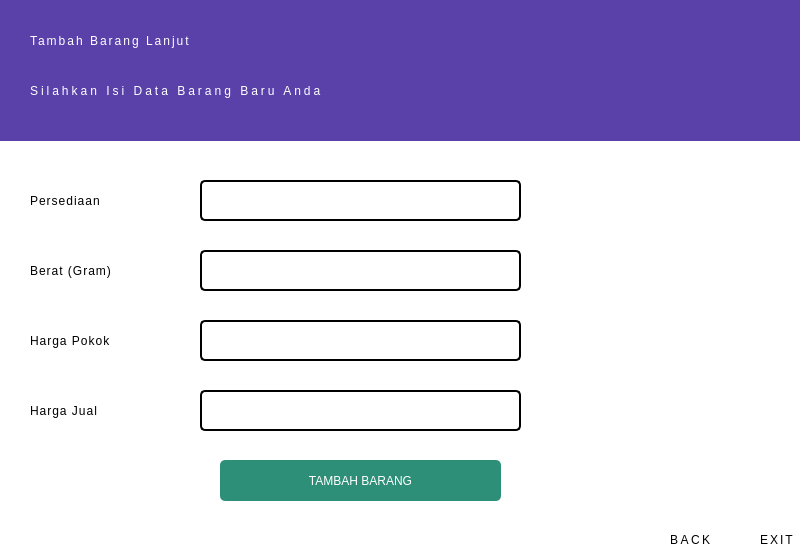
<?xml version="1.0" encoding="UTF-8"?>
<ui version="4.0">
 <class>Dialog</class>
 <widget class="QDialog" name="Dialog">
  <property name="geometry">
   <rect>
    <x>0</x>
    <y>0</y>
    <width>800</width>
    <height>550</height>
   </rect>
  </property>
  <property name="windowTitle">
   <string>Dialog</string>
  </property>
  <widget class="QWidget" name="widget" native="true">
   <property name="geometry">
    <rect>
     <x>-10</x>
     <y>0</y>
     <width>811</width>
     <height>550</height>
    </rect>
   </property>
   <property name="styleSheet">
    <string notr="true">background-color:white;
</string>
   </property>
   <widget class="QLabel" name="lbl_Exit">
    <property name="geometry">
     <rect>
      <x>770</x>
      <y>490</y>
      <width>31</width>
      <height>31</height>
     </rect>
    </property>
    <property name="text">
     <string/>
    </property>
    <property name="pixmap">
     <pixmap>../../../../../../Resource Grapich/Resources-Icon/illustration-business-concept/logout.png</pixmap>
    </property>
    <property name="scaledContents">
     <bool>true</bool>
    </property>
   </widget>
   <widget class="QLabel" name="lbl_Back">
    <property name="geometry">
     <rect>
      <x>690</x>
      <y>490</y>
      <width>31</width>
      <height>31</height>
     </rect>
    </property>
    <property name="text">
     <string/>
    </property>
    <property name="pixmap">
     <pixmap>../icon/previous.png</pixmap>
    </property>
    <property name="scaledContents">
     <bool>true</bool>
    </property>
   </widget>
   <widget class="QLabel" name="label_2">
    <property name="geometry">
     <rect>
      <x>40</x>
      <y>190</y>
      <width>111</width>
      <height>21</height>
     </rect>
    </property>
    <property name="styleSheet">
     <string notr="true">font: 25 12pt &quot;Noto Looped Lao Light&quot;;
letter-spacing:1px;</string>
    </property>
    <property name="text">
     <string>Persediaan</string>
    </property>
   </widget>
   <widget class="QPushButton" name="btn_tambah">
    <property name="geometry">
     <rect>
      <x>230</x>
      <y>460</y>
      <width>281</width>
      <height>41</height>
     </rect>
    </property>
    <property name="styleSheet">
     <string notr="true">border:none;
background-color:#2D8F77;
color:white;
border-radius :5px;</string>
    </property>
    <property name="text">
     <string>TAMBAH BARANG</string>
    </property>
   </widget>
   <widget class="QLineEdit" name="le_persediaan">
    <property name="geometry">
     <rect>
      <x>210</x>
      <y>180</y>
      <width>321</width>
      <height>41</height>
     </rect>
    </property>
    <property name="styleSheet">
     <string notr="true">border :2px solid black;
border-radius:5px;</string>
    </property>
   </widget>
   <widget class="QLabel" name="label_4">
    <property name="geometry">
     <rect>
      <x>40</x>
      <y>260</y>
      <width>111</width>
      <height>21</height>
     </rect>
    </property>
    <property name="styleSheet">
     <string notr="true">font: 25 12pt &quot;Noto Looped Lao Light&quot;;
letter-spacing:1px;</string>
    </property>
    <property name="text">
     <string>Berat (Gram)</string>
    </property>
   </widget>
   <widget class="QLineEdit" name="le_berat">
    <property name="geometry">
     <rect>
      <x>210</x>
      <y>250</y>
      <width>321</width>
      <height>41</height>
     </rect>
    </property>
    <property name="styleSheet">
     <string notr="true">border :2px solid black;
border-radius:5px;</string>
    </property>
   </widget>
   <widget class="QLabel" name="label_5">
    <property name="geometry">
     <rect>
      <x>40</x>
      <y>330</y>
      <width>141</width>
      <height>21</height>
     </rect>
    </property>
    <property name="styleSheet">
     <string notr="true">font: 25 12pt &quot;Noto Looped Lao Light&quot;;
letter-spacing:1px;</string>
    </property>
    <property name="text">
     <string>Harga Pokok</string>
    </property>
   </widget>
   <widget class="QLineEdit" name="le_hargaPokok">
    <property name="geometry">
     <rect>
      <x>210</x>
      <y>320</y>
      <width>321</width>
      <height>41</height>
     </rect>
    </property>
    <property name="styleSheet">
     <string notr="true">border :2px solid black;
border-radius:5px;</string>
    </property>
   </widget>
   <widget class="QLabel" name="label_6">
    <property name="geometry">
     <rect>
      <x>40</x>
      <y>430</y>
      <width>141</width>
      <height>21</height>
     </rect>
    </property>
    <property name="styleSheet">
     <string notr="true">font: 25 12pt &quot;Noto Looped Lao Light&quot;;
letter-spacing:1px;</string>
    </property>
    <property name="text">
     <string/>
    </property>
   </widget>
   <widget class="QLabel" name="lTitle_2">
    <property name="geometry">
     <rect>
      <x>680</x>
      <y>530</y>
      <width>61</width>
      <height>20</height>
     </rect>
    </property>
    <property name="styleSheet">
     <string notr="true">font: 57 10pt &quot;Noto Looped Lao Medium&quot;;

letter-spacing :2.5px;</string>
    </property>
    <property name="text">
     <string>BACK</string>
    </property>
   </widget>
   <widget class="QLabel" name="lTitle_4">
    <property name="geometry">
     <rect>
      <x>770</x>
      <y>530</y>
      <width>41</width>
      <height>20</height>
     </rect>
    </property>
    <property name="styleSheet">
     <string notr="true">font: 57 10pt &quot;Noto Looped Lao Medium&quot;;

letter-spacing :2px;</string>
    </property>
    <property name="text">
     <string>EXIT</string>
    </property>
   </widget>
   <widget class="QWidget" name="widget_2" native="true">
    <property name="geometry">
     <rect>
      <x>0</x>
      <y>0</y>
      <width>811</width>
      <height>141</height>
     </rect>
    </property>
    <property name="styleSheet">
     <string notr="true">background-color:#5941A9;</string>
    </property>
    <widget class="QLabel" name="lSubTitle_4">
     <property name="geometry">
      <rect>
       <x>40</x>
       <y>70</y>
       <width>341</width>
       <height>41</height>
      </rect>
     </property>
     <property name="styleSheet">
      <string notr="true">color:white;
font: 57 10pt &quot;Noto Looped Lao Medium&quot;;
letter-spacing:3px;</string>
     </property>
     <property name="text">
      <string>Silahkan Isi Data Barang Baru Anda</string>
     </property>
    </widget>
    <widget class="QLabel" name="lTitle_9">
     <property name="geometry">
      <rect>
       <x>40</x>
       <y>20</y>
       <width>381</width>
       <height>41</height>
      </rect>
     </property>
     <property name="styleSheet">
      <string notr="true">color:white;
font: 57 22pt &quot;Noto Looped Lao Medium&quot;;
letter-spacing:2px;</string>
     </property>
     <property name="text">
      <string>Tambah Barang Lanjut</string>
     </property>
    </widget>
    <widget class="QWidget" name="widget_4" native="true">
     <property name="geometry">
      <rect>
       <x>530</x>
       <y>100</y>
       <width>811</width>
       <height>141</height>
      </rect>
     </property>
     <property name="styleSheet">
      <string notr="true">background-color:#5941A9;</string>
     </property>
     <widget class="QLabel" name="lSubTitle_6">
      <property name="geometry">
       <rect>
        <x>40</x>
        <y>90</y>
        <width>341</width>
        <height>41</height>
       </rect>
      </property>
      <property name="styleSheet">
       <string notr="true">color:white;
font: 57 10pt &quot;Noto Looped Lao Medium&quot;;
letter-spacing:3px;</string>
      </property>
      <property name="text">
       <string>Silhkan pilih 2 menu dibawah ini</string>
      </property>
     </widget>
     <widget class="QLabel" name="lTitle_10">
      <property name="geometry">
       <rect>
        <x>40</x>
        <y>40</y>
        <width>321</width>
        <height>41</height>
       </rect>
      </property>
      <property name="styleSheet">
       <string notr="true">color:white;
font: 57 22pt &quot;Noto Looped Lao Medium&quot;;
letter-spacing:2px;</string>
      </property>
      <property name="text">
       <string>Pengaturan</string>
      </property>
     </widget>
    </widget>
   </widget>
   <widget class="QLineEdit" name="le_hargaJual">
    <property name="geometry">
     <rect>
      <x>210</x>
      <y>390</y>
      <width>321</width>
      <height>41</height>
     </rect>
    </property>
    <property name="styleSheet">
     <string notr="true">border :2px solid black;
border-radius:5px;</string>
    </property>
   </widget>
   <widget class="QLabel" name="label_7">
    <property name="geometry">
     <rect>
      <x>40</x>
      <y>400</y>
      <width>141</width>
      <height>21</height>
     </rect>
    </property>
    <property name="styleSheet">
     <string notr="true">font: 25 12pt &quot;Noto Looped Lao Light&quot;;
letter-spacing:1px;</string>
    </property>
    <property name="text">
     <string>Harga Jual</string>
    </property>
   </widget>
  </widget>
 </widget>
 <resources/>
 <connections/>
</ui>
